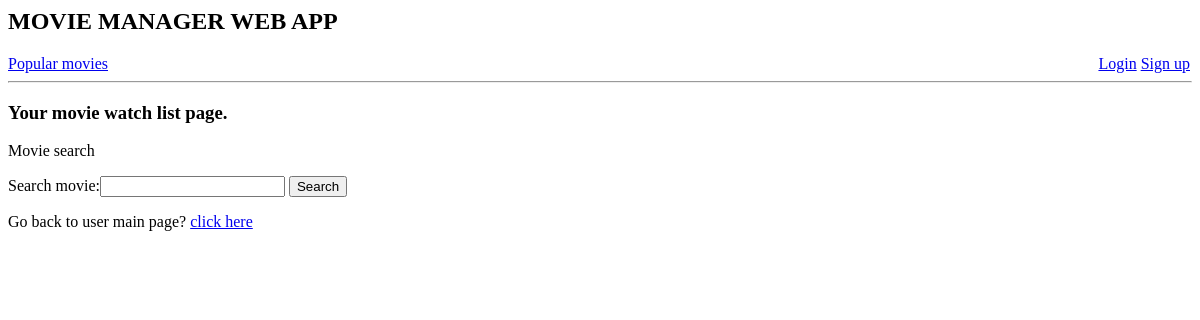
Page /user/movies/watchlist/ on the earlier database version.
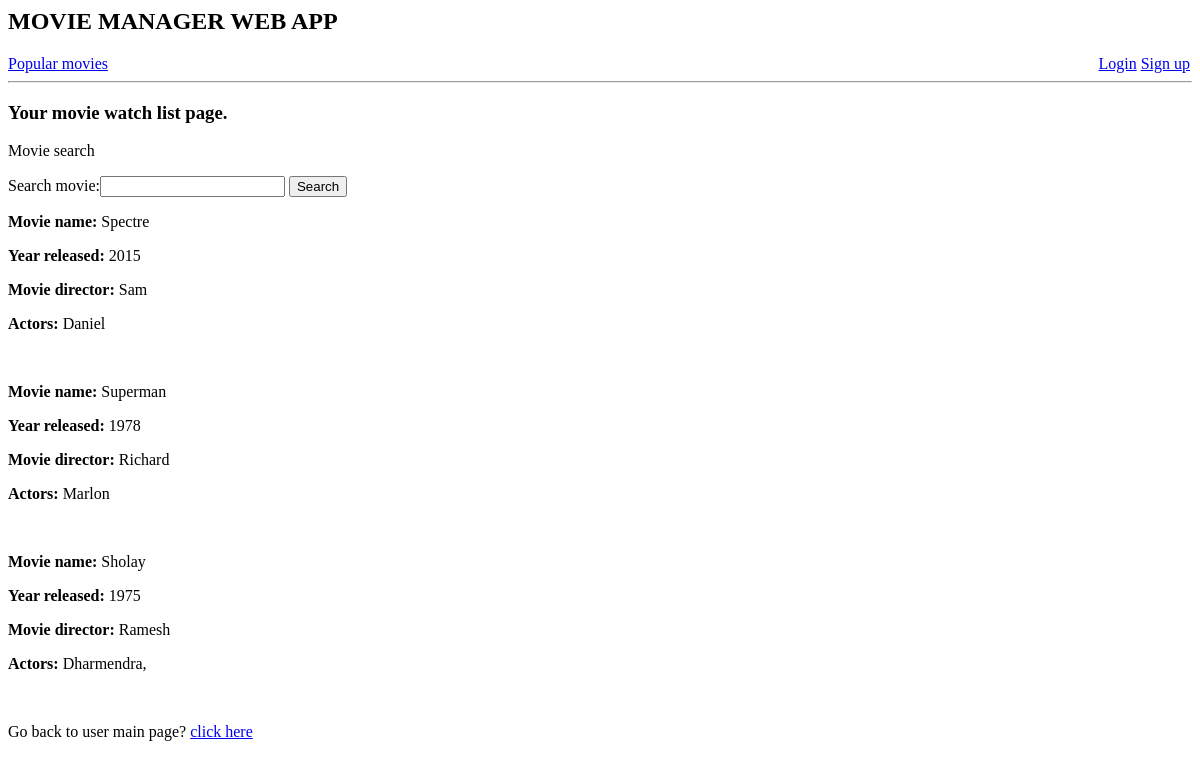
Same page on the later database version.
### movie_wishlist/models.py (models this page shows)
class WatchList(models.Model):
    title = models.CharField(max_length=200)
    year = models.CharField(max_length=200)
    actor = models.CharField(max_length=200)
    director = models.CharField(max_length=200)

### movie_wishlist/views.py (the view)
# urls.py: url(r'^user/movies/watchlist/$', views.watch_list, name = 'watch_list'),
def watch_list(request):
    form = WatchListForm()
    wishlist = WatchList.objects.all()
    search_movie = request.GET.get('search_movie')
    return render(request, 'movie_wishlist/watchlist.html', {'form' : form, 'wishlist': wishlist})

### movie_wishlist/forms.py
class WatchListForm(forms.Form):
    search_movie = forms.CharField(label = 'Search movie', max_length = 200)

### movie_wishlist/templates/movie_wishlist/watchlist.html
{% extends 'movie_wishlist/base.html' %}
{% block content %}
<h3>Your movie watch list page.</h3>
<div>
  <p>Movie search</p>
  <form action = "{% url 'movie_list' %}">
    {{ form }}
    <input type = 'submit' value = 'Search' />
  </form>
</div>
{% for list in wishlist %}
    <p><strong>Movie name:</strong> {{list.title}}</p>
    <p><strong>Year released:</strong> {{list.year}}</p>
    <p><strong>Movie director:</strong> {{list.director}}</p>
    <p><strong>Actors:</strong> {{list.actor}}</p>
    <br>
  {% endfor %}
<p>Go back to user main page? <a href = "{% url 'user' %}">click here</a></p>
{% endblock %}

### movie_wishlist/templates/movie_wishlist/base.html (shortened to what this page needs)
{% load staticfiles %}
<html>
<head>
  <link rel="stylesheet" href='{% static 'css/base_style.css' %}'></link>
</head>
<body>
<h2> MOVIE MANAGER WEB APP</h2>
<a href="{% url 'popular_movies' %}">Popular movies</a>
{% if user.is_authenticated %}
  <span id='welcome_msg'>You are logged in, {{ user.username }}</a>. <a href="{% url 'my_profile' %}">View profile</a> <a href="{% url 'logout' %}?next={% url 'homepage' %}">Logout</a></span>
{% else %}
  <span id='login'><a href="{% url 'login' %}?next={% url 'user' %}">Login</a> <a href = "{% url 'register' %}">Sign up</a></span>
{% endif %}
<hr>
{% block content %}
{% endblock %}
</body>
</html>

### movie_wishlist/static/css/base_style.css (style rules this page uses)
#welcome_msg, #login { position: absolute; right: 0px; padding-right: 10px; }

Differences in the rows shown:
added WatchList: title "Spectre", year "2015", director "Sam", actor "Daniel"
added WatchList: title "Superman", year "1978", director "Richard", actor "Marlon"
added WatchList: title "Sholay", year "1975", director "Ramesh", actor "Dharmendra,"
